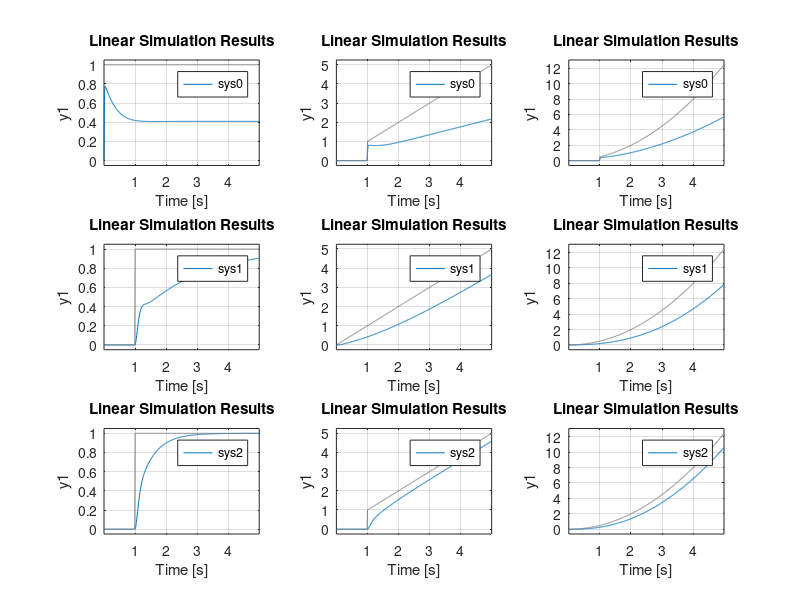

MATLAB code for this plot:
%steady state error
clc
clear all
% Type ZERO System
Gp0 = zpk([-2 -3],[-8 -9 -12],100)
Kp0 = dcgain(Gp0)
ssr_steps0 = 1/(1+Kp0)
Gv0 = zpk([0 -2 -3],[-8 -9 -12],100)
Kv0 = dcgain(Gv0)
ssr_ramp0 = 1/Kv0
Ga0 = zpk([0 0 -2 -3],[-8 -9 -12],100)
Ka0 = dcgain(Ga0)
ssr_parabolic0 = 1/Ka0
% Type ONE System
Gp1 = zpk([-2-3],[0-8-9-12],100)
Kp1 = dcgain(Gp1)
ssr_steps1 = 1/(1+Kp1)
Gv1 = zpk([0 -2 -3],[0 -8 -9 -12],100)
Kv1 = dcgain(Gv1)
ssr_ramp1 = 1/Kv1
Ga1 = zpk([0 0 -2 -3],[0 -8 -9 -12],100)
Ka1 = dcgain(Ga1)
ssr_parabolic1 = 1/Ka1
% Type TWO System
Gp2 = zpk([ -2-3],[0 0-8-9-12],100)
Kp2 = dcgain(Gp2)
ssr_steps2 = 1/(1+Kp2)
Gv2 = zpk([0-2-3],[0 0-8-9-12],100)
Kv2 = dcgain(Gv2)
ssr_ramp2 = 1/Kv2
Ga2 = zpk([0 0-2-3],[0 0-8-9-12],100)
Ka2 = dcgain(Ga2)
ssr_parabolic2 = 1/Ka2
%PLOT RESPONSES
G0=zpk( [ -2 -3], [ -8 -9 -12], 100)
G1=zpk( [-2 -3], [0 -8 -9 -12], 100)
G2=zpk( [ -2-3], [0 0-8-9 -12], 100)
%Figure
%%
% Type 0 system
sys0=feedback(tf(G0),1) ;
% step input
subplot (3, 3, 1) ;
t=0.0001:0.01:5;
u=t./t;
lsim(sys0,u,t);
% Ramp input
subplot(3,3,2);
t=0.0001:0.01:5;
u=t;
u(1:100)=0;
lsim(sys0,u,t);
% acceleration input
subplot(3,3,3);
t=0.0001:0.01:5;
u=t.*t/2; 
u(1:100)=0;
lsim(sys0,u,t);
%%
% Type 1 system
sys1=feedback(tf(G1),1);
% step input
subplot(3,3,4);
t=0.0001:0.01:5;
u=t./t;u(1:100)=0;
lsim(sys1,u,t);
% Ramp input
subplot(3,3,5);
t=0.0001:0.01:5;
u=t;
lsim(sys1,u,t);
% acceleration input
subplot(3,3,6);
t=0.0001:0.01:5;
u=t.*t/2;
lsim(sys1,u,t);
%%
% Type 2 system
sys2=feedback(tf(G2),1);
% step input
subplot(3,3,7);
t=0.0001:0.01:5;
u=t./t;
u(1:100)=0;
lsim(sys2,u,t);
% Ramp input
subplot(3,3,8);
t=0.0001:0.01:5;
u=t;
u(1:100)=0;
lsim(sys2,u,t);
% acceleration input
subplot(3,3,9);
t=0.0001:0.01:5;
u=t.*t/2;
lsim(sys2, u,t)
